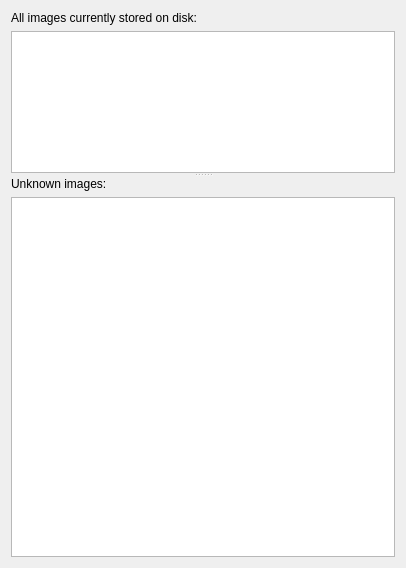
<?xml version="1.0" encoding="UTF-8"?>
<ui version="4.0">
 <class>WizardPage</class>
 <widget class="QWizardPage" name="WizardPage">
  <property name="geometry">
   <rect>
    <x>0</x>
    <y>0</y>
    <width>406</width>
    <height>568</height>
   </rect>
  </property>
  <property name="windowTitle">
   <string>WizardPage</string>
  </property>
  <property name="title">
   <string>Select images for removal</string>
  </property>
  <property name="subTitle">
   <string>Click on entries in the tables below to mark or un-mark them for removal. All selected entries will be removed.</string>
  </property>
  <layout class="QVBoxLayout" name="verticalLayout_3">
   <item>
    <widget class="QSplitter" name="splitter">
     <property name="orientation">
      <enum>Qt::Vertical</enum>
     </property>
     <widget class="QWidget" name="verticalLayoutWidget">
      <layout class="QVBoxLayout" name="verticalLayout">
       <item>
        <widget class="QLabel" name="card_image_view_label">
         <property name="text">
          <string>All images currently stored on disk:</string>
         </property>
         <property name="buddy">
          <cstring>card_image_view</cstring>
         </property>
        </widget>
       </item>
       <item>
        <widget class="QTableView" name="card_image_view">
         <property name="sizeAdjustPolicy">
          <enum>QAbstractScrollArea::AdjustToContents</enum>
         </property>
         <property name="editTriggers">
          <set>QAbstractItemView::NoEditTriggers</set>
         </property>
         <property name="selectionMode">
          <enum>QAbstractItemView::MultiSelection</enum>
         </property>
         <property name="selectionBehavior">
          <enum>QAbstractItemView::SelectRows</enum>
         </property>
         <property name="sortingEnabled">
          <bool>true</bool>
         </property>
         <attribute name="horizontalHeaderStretchLastSection">
          <bool>true</bool>
         </attribute>
         <attribute name="verticalHeaderVisible">
          <bool>false</bool>
         </attribute>
        </widget>
       </item>
      </layout>
     </widget>
     <widget class="QWidget" name="verticalLayoutWidget_2">
      <layout class="QVBoxLayout" name="verticalLayout_2">
       <item>
        <widget class="QLabel" name="unknown_images_view_label">
         <property name="toolTip">
          <string>Images found on disk that can not be associated with any card.</string>
         </property>
         <property name="text">
          <string>Unknown images:</string>
         </property>
         <property name="buddy">
          <cstring>unknown_image_view</cstring>
         </property>
        </widget>
       </item>
       <item>
        <widget class="QTableView" name="unknown_image_view">
         <property name="editTriggers">
          <set>QAbstractItemView::NoEditTriggers</set>
         </property>
         <property name="selectionMode">
          <enum>QAbstractItemView::MultiSelection</enum>
         </property>
         <property name="selectionBehavior">
          <enum>QAbstractItemView::SelectRows</enum>
         </property>
         <attribute name="horizontalHeaderStretchLastSection">
          <bool>true</bool>
         </attribute>
         <attribute name="verticalHeaderVisible">
          <bool>false</bool>
         </attribute>
        </widget>
       </item>
      </layout>
     </widget>
    </widget>
   </item>
  </layout>
 </widget>
 <resources/>
 <connections/>
</ui>
